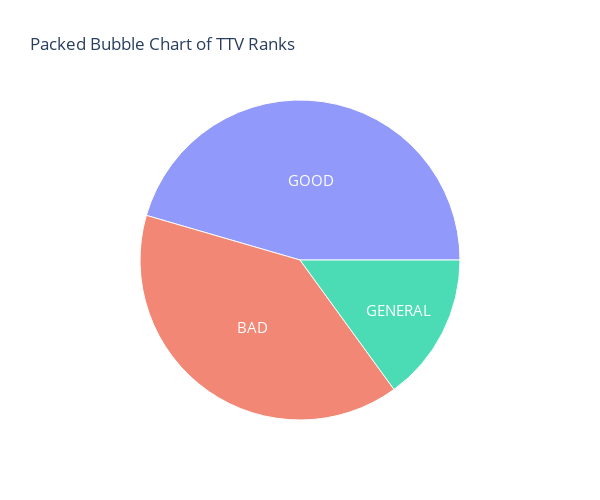

The notebook cell this image was saved under:
### Code cell
import plotly.express as px 

# Create a packed bubble chart
fig = px.sunburst(group_ranks, 
                  path=['group_rank'], 
                  values='count', 
                  title='Packed Bubble Chart of TTV Ranks',
                  )

fig.update_traces(hovertemplate='Count: %{value}<extra></extra>',insidetextfont=dict(color='white', size=15))
fig.update_layout(width=600, height=500)  # Set figure size (in pixels)

# Show the figure
fig.show()

### Figure 1 — Plotly figure (JSON) as saved in the notebook; plotly's stock layout.template omitted (floating-point values rounded to 4 significant figures)
{"data": [{"branchvalues": "total", "domain": {"x": [0, 1], "y": [0, 1]}, "hovertemplate": "Count: %{value}<extra></extra>", "ids": ["BAD", "GENERAL", "GOOD"], "insidetextfont": {"color": "white", "size": 15}, "labels": ["BAD", "GENERAL", "GOOD"], "name": "", "parents": ["", "", ""], "type": "sunburst", "values": [79, 30, 91]}], "layout": {"height": 500, "legend": {"tracegroupgap": 0}, "title": {"text": "Packed Bubble Chart of TTV Ranks"}, "width": 600}}
